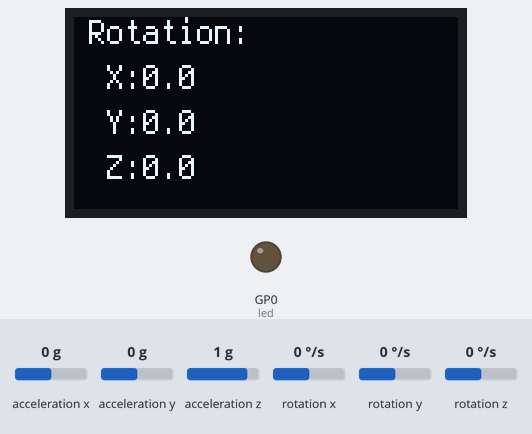
Simulated run of this program. Board: Raspberry Pi Pico running CircuitPython. Shown: 128×64 one-colour display, output pins drawn as LEDs (lit = HIGH). The test bench sets the inputs (shaded band); at power-on: acceleration z 1 g, rotation x 0 °/s, rotation y 0 °/s, rotation z 0 °/s, acceleration x 0 g, acceleration y 0 g. What the program prints to the serial console is not drawn.

Above: at 1.2 s.
1.3 s: acceleration z set to 0.2 g
2.8 s: acceleration z set to -0.1 g
At 3.7 s:
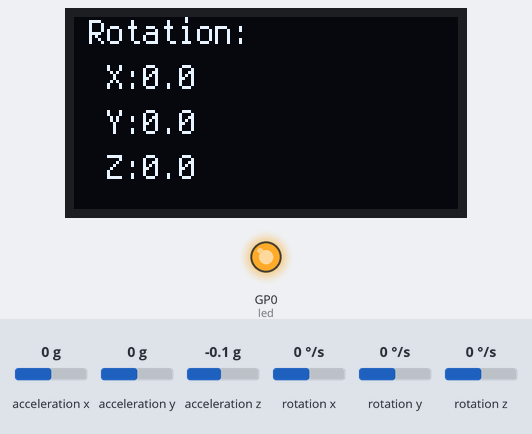
4.3 s: rotation x set to -192 °/s
At 5.5 s:
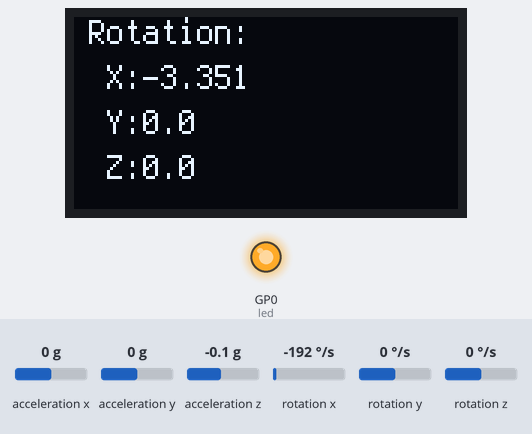
5.8 s: rotation y set to -192 °/s
At 6.7 s:
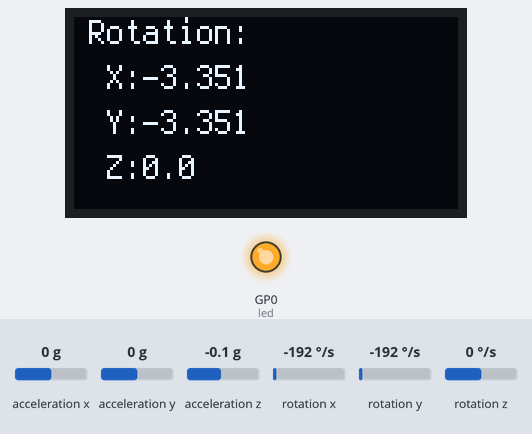
7.3 s: rotation z set to -192 °/s
At 7.7 s:
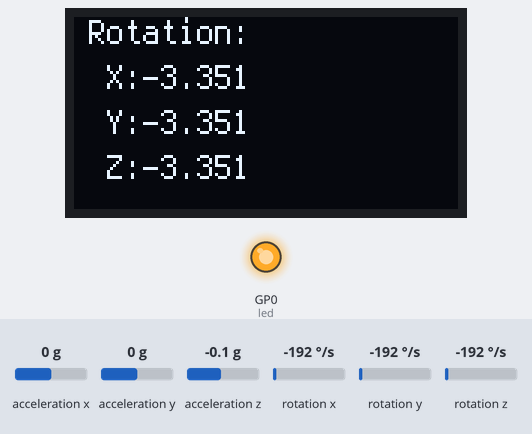
Timing chart, 0 to 9.8 s (numbered marks = the images above; inputs shaded):
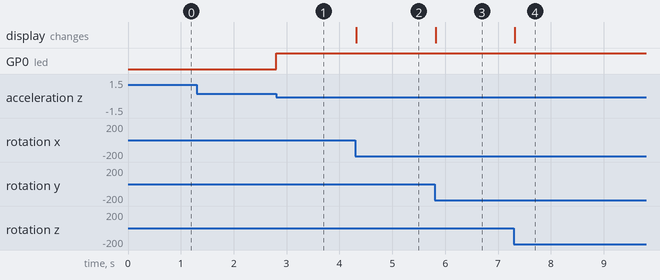

Measured:
- the behaviour switches between 0.1 and 0 g on acceleration z (found by bisection; images 0 and 1)
- after the input at 1.3 s, every drawn part: stays the same
- after the input at 2.8 s, GP0 (led): LOW → HIGH at once
- after the input at 4.3 s, the display: changes at once (image 2)
- after the input at 5.8 s, the display: changes at once (image 3)
- after the input at 7.3 s, the display: changes at once (image 4)

The program:

Crash_Avoidance_Part_3.py
```python
# type: ignore
import adafruit_mpu6050 #import libraries
import busio
import board
import time
import digitalio
from adafruit_display_text import label #import from folder
import adafruit_displayio_ssd1306
import terminalio
import displayio
displayio.release_displays()


led = digitalio.DigitalInOut(board.GP0) #sets LED pin
led.direction = digitalio.Direction.OUTPUT

sda_pin = board.GP14    #sets SDA and SCL
scl_pin = board.GP15
i2c = busio.I2C(scl_pin, sda_pin)
mpu = adafruit_mpu6050.MPU6050(i2c, address=0x68)   #sets adress for accelerometer

display_bus = displayio.I2CDisplay(i2c, device_address=0x3d, reset=board.GP5)
display = adafruit_displayio_ssd1306.SSD1306(display_bus, width=128, height=64)

# create the display group
splash = displayio.Group()

# add title block to display group
title = "ANGULAR VELOCITY"
text_area = label.Label(terminalio.FONT, text=title, color=0xFFFF00, x=5, y=5)  # the order of this command is (font, text, text color, and location)
splash.append(text_area)

# send display group to screen
display.show(splash)
while True:
    led.value = False
    print(mpu.acceleration) #Print acceleration
    text_area.text = f"Rotation: \n X:{round(mpu.gyro[0],3)} \n Y:{round(mpu.gyro[1],3)} \n Z:{round(mpu.gyro[2],3)}"       #tell the LCD the format of the aceleration text
    while mpu.acceleration[2] < 0.95: #Checkes acceleration for LED
        led.value = True    #Turn LED off
        print(mpu.acceleration)
        text_area.text = f"Rotation: \n X:{round(mpu.gyro[0],3)} \n Y:{round(mpu.gyro[1],3)} \n Z:{round(mpu.gyro[2],3)}"   #tell the LCD the format of the aceleration text
```
